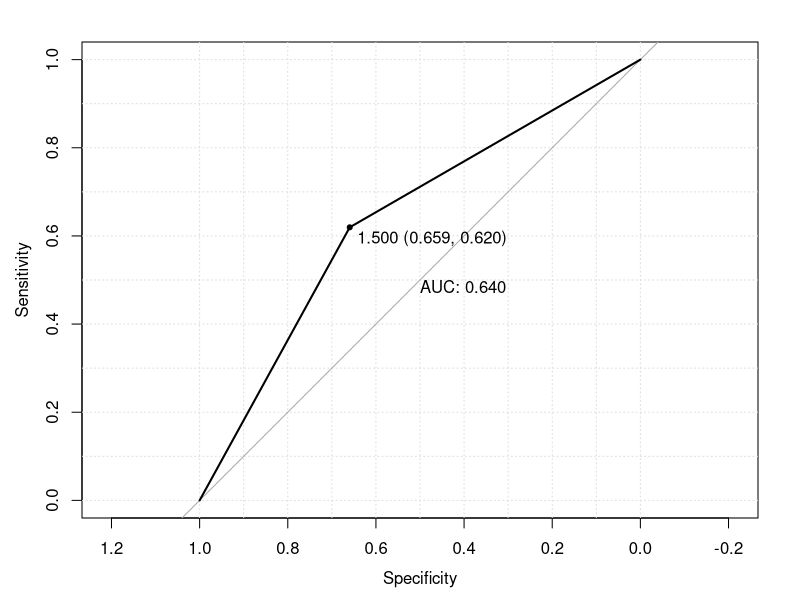
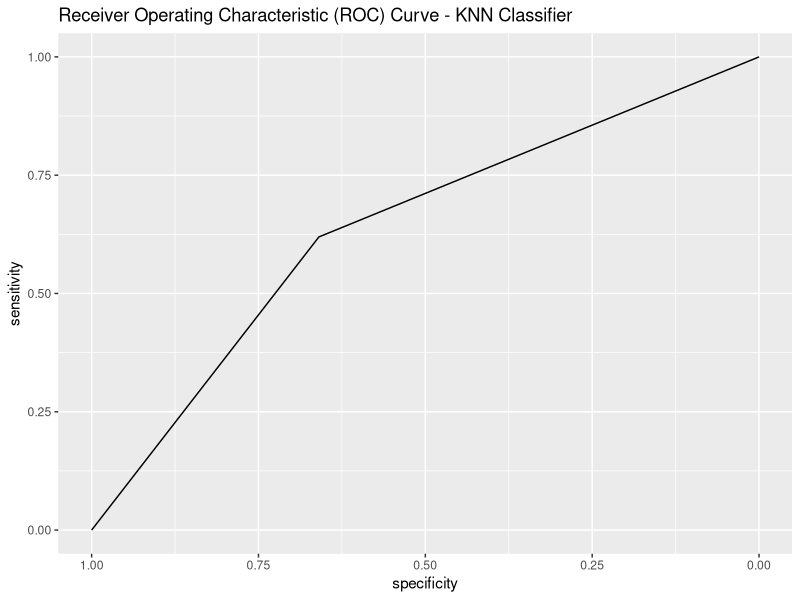

Here is the R script that generated these plots, in order:
# Load required library
library(dplyr)
library(tidyr)
library(readr)
library(class)

#-------------------------------------------------------------------------------

# NOTE: Set to your working directory
setwd(dirname(rstudioapi::getSourceEditorContext()$path))
print(paste("Current Working Directory: ", getwd()), sep = "\n")

# Load the dataset
df <- read_csv("ground_weather_preprocessed.csv")

# Split the dataset into predictors (X) and the target variable (y)
target_variable_column <- "image"
X <- select(df, -target_variable_column)
y <- df[[target_variable_column]]

# Perform any additional data preprocessing steps as needed
# For example, scaling/standardizing variables, creating dummy variables, etc.

# Split the dataset into training and testing sets
set.seed(123)  # Set a random seed for reproducibility
train_threshold <- 0.7 # 70% for training
train_indices <- sample(nrow(df), nrow(df) * train_threshold)  
train_data <- df[train_indices, ]
test_data <- df[-train_indices, ]

# Train the KNN classifier model
k <- 3  # Number of nearest neighbors to consider
model <- knn(train_data[, -which(names(train_data) == target_variable_column)],
             test_data[, -which(names(test_data) == target_variable_column)],
             train_data[[target_variable_column]],
             k)

# Evaluate the model
accuracy <- sum(model == test_data[[target_variable_column]]) / nrow(test_data)
print(paste("Accuracy:", accuracy))

#-------------------------------------------------------------------------------
# Load required library
library(pROC)
library(ggplot2)

#-------------------------------------------------------------------------------
# Calculate the confusion matrix
confusion_matrix <- table(model, test_data[[target_variable_column]])
print("Confusion Matrix:")
print(confusion_matrix)

# Calculate True Positive, True Negative, False Positive, and False Negative
tp <- confusion_matrix[2, 2]
tn <- confusion_matrix[1, 1]
fp <- confusion_matrix[1, 2]
fn <- confusion_matrix[2, 1]

# Calculate Sensitivity, Specificity, Precision, and Accuracy
sensitivity <- tp / (tp + fn)
specificity <- tn / (tn + fp)
precision <- tp / (tp + fp)
accuracy <- (tp + tn) / sum(confusion_matrix)

print(paste("Sensitivity:", sensitivity,
            "Specificity:", specificity,
            "Precision:", precision,
            "Accuracy:", accuracy))

# Create ROC curve
roc_data <- roc(test_data[[target_variable_column]], as.numeric(model))
plot(roc_data, print.thres = "best", print.auc = TRUE, grid = TRUE)

# Plot ROC curve
ggroc(roc_data) +
  labs(title = "Receiver Operating Characteristic (ROC) Curve - KNN Classifier")


#-------------------------------------------------------------------------------
